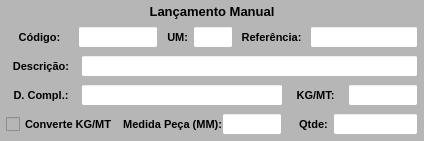
        <widget class="QWidget" name="widget_Cor4" native="true">
         <property name="sizePolicy">
          <sizepolicy hsizetype="Preferred" vsizetype="Preferred">
           <horstretch>0</horstretch>
           <verstretch>0</verstretch>
          </sizepolicy>
         </property>
         <property name="minimumSize">
          <size>
           <width>0</width>
           <height>0</height>
          </size>
         </property>
         <property name="maximumSize">
          <size>
           <width>16777215</width>
           <height>16777215</height>
          </size>
         </property>
         <property name="styleSheet">
          <string notr="true">background-color: rgb(182, 182, 182);</string>
         </property>
         <layout class="QVBoxLayout" name="verticalLayout_4">
          <property name="spacing">
           <number>1</number>
          </property>
          <property name="leftMargin">
           <number>1</number>
          </property>
          <property name="topMargin">
           <number>1</number>
          </property>
          <property name="rightMargin">
           <number>1</number>
          </property>
          <property name="bottomMargin">
           <number>3</number>
          </property>
          <item>
           <widget class="QWidget" name="widget_16" native="true">
            <property name="minimumSize">
             <size>
              <width>0</width>
              <height>0</height>
             </size>
            </property>
            <property name="maximumSize">
             <size>
              <width>16777215</width>
              <height>25</height>
             </size>
            </property>
            <property name="styleSheet">
             <string notr="true"/>
            </property>
            <layout class="QHBoxLayout" name="horizontalLayout_17">
             <property name="spacing">
              <number>3</number>
             </property>
             <property name="leftMargin">
              <number>3</number>
             </property>
             <property name="topMargin">
              <number>3</number>
             </property>
             <property name="rightMargin">
              <number>3</number>
             </property>
             <property name="bottomMargin">
              <number>3</number>
             </property>
             <item>
              <widget class="QLabel" name="label_52">
               <property name="maximumSize">
                <size>
                 <width>16777215</width>
                 <height>16777215</height>
                </size>
               </property>
               <property name="font">
                <font>
                 <pointsize>10</pointsize>
                 <weight>75</weight>
                 <bold>true</bold>
                </font>
               </property>
               <property name="text">
                <string>Lançamento Manual</string>
               </property>
               <property name="alignment">
                <set>Qt::AlignCenter</set>
               </property>
              </widget>
             </item>
            </layout>
           </widget>
          </item>
          <item>
           <widget class="QWidget" name="widget_37" native="true">
            <property name="minimumSize">
             <size>
              <width>0</width>
              <height>0</height>
             </size>
            </property>
            <property name="maximumSize">
             <size>
              <width>16777215</width>
              <height>30</height>
             </size>
            </property>
            <property name="styleSheet">
             <string notr="true"/>
            </property>
            <layout class="QHBoxLayout" name="horizontalLayout_4">
             <property name="spacing">
              <number>5</number>
             </property>
             <property name="leftMargin">
              <number>5</number>
             </property>
             <property name="topMargin">
              <number>3</number>
             </property>
             <property name="rightMargin">
              <number>5</number>
             </property>
             <property name="bottomMargin">
              <number>3</number>
             </property>
             <item>
              <widget class="QLabel" name="label_54">
               <property name="minimumSize">
                <size>
                 <width>0</width>
                 <height>0</height>
                </size>
               </property>
               <property name="maximumSize">
                <size>
                 <width>70</width>
                 <height>16777215</height>
                </size>
               </property>
               <property name="font">
                <font>
                 <pointsize>8</pointsize>
                 <weight>75</weight>
                 <bold>true</bold>
                </font>
               </property>
               <property name="text">
                <string>Código:</string>
               </property>
               <property name="alignment">
                <set>Qt::AlignCenter</set>
               </property>
              </widget>
             </item>
             <item>
              <widget class="QLineEdit" name="line_Codigo_Manu">
               <property name="sizePolicy">
                <sizepolicy hsizetype="Preferred" vsizetype="Preferred">
                 <horstretch>0</horstretch>
                 <verstretch>0</verstretch>
                </sizepolicy>
               </property>
               <property name="minimumSize">
                <size>
                 <width>0</width>
                 <height>0</height>
                </size>
               </property>
               <property name="maximumSize">
                <size>
                 <width>80</width>
                 <height>16777215</height>
                </size>
               </property>
               <property name="font">
                <font>
                 <pointsize>8</pointsize>
                </font>
               </property>
               <property name="styleSheet">
                <string notr="true">background-color: rgb(255, 255, 255);</string>
               </property>
               <property name="alignment">
                <set>Qt::AlignCenter</set>
               </property>
               <property name="placeholderText">
                <string/>
               </property>
              </widget>
             </item>
             <item>
              <widget class="QLabel" name="label_25">
               <property name="maximumSize">
                <size>
                 <width>25</width>
                 <height>16777215</height>
                </size>
               </property>
               <property name="font">
                <font>
                 <pointsize>8</pointsize>
                 <weight>75</weight>
                 <bold>true</bold>
                </font>
               </property>
               <property name="text">
                <string>UM:</string>
               </property>
               <property name="alignment">
                <set>Qt::AlignRight|Qt::AlignTrailing|Qt::AlignVCenter</set>
               </property>
              </widget>
             </item>
             <item>
              <widget class="QLineEdit" name="line_UM_Manu">
               <property name="sizePolicy">
                <sizepolicy hsizetype="Preferred" vsizetype="Preferred">
                 <horstretch>0</horstretch>
                 <verstretch>0</verstretch>
                </sizepolicy>
               </property>
               <property name="minimumSize">
                <size>
                 <width>0</width>
                 <height>0</height>
                </size>
               </property>
               <property name="maximumSize">
                <size>
                 <width>40</width>
                 <height>16777215</height>
                </size>
               </property>
               <property name="font">
                <font>
                 <pointsize>8</pointsize>
                </font>
               </property>
               <property name="styleSheet">
                <string notr="true">background-color: rgb(255, 255, 255);</string>
               </property>
               <property name="alignment">
                <set>Qt::AlignCenter</set>
               </property>
              </widget>
             </item>
             <item>
              <widget class="QLabel" name="label_55">
               <property name="minimumSize">
                <size>
                 <width>0</width>
                 <height>0</height>
                </size>
               </property>
               <property name="maximumSize">
                <size>
                 <width>70</width>
                 <height>16777215</height>
                </size>
               </property>
               <property name="font">
                <font>
                 <pointsize>8</pointsize>
                 <weight>75</weight>
                 <bold>true</bold>
                </font>
               </property>
               <property name="text">
                <string>Referência:</string>
               </property>
               <property name="alignment">
                <set>Qt::AlignCenter</set>
               </property>
              </widget>
             </item>
             <item>
              <widget class="QLineEdit" name="line_Referencia_Manu">
               <property name="sizePolicy">
                <sizepolicy hsizetype="Preferred" vsizetype="Preferred">
                 <horstretch>0</horstretch>
                 <verstretch>0</verstretch>
                </sizepolicy>
               </property>
               <property name="minimumSize">
                <size>
                 <width>0</width>
                 <height>0</height>
                </size>
               </property>
               <property name="maximumSize">
                <size>
                 <width>16777215</width>
                 <height>16777215</height>
                </size>
               </property>
               <property name="font">
                <font>
                 <pointsize>8</pointsize>
                </font>
               </property>
               <property name="cursor">
                <cursorShape>IBeamCursor</cursorShape>
               </property>
               <property name="styleSheet">
                <string notr="true">background-color: rgb(255, 255, 255);</string>
               </property>
               <property name="inputMask">
                <string/>
               </property>
               <property name="text">
                <string/>
               </property>
               <property name="maxLength">
                <number>20</number>
               </property>
               <property name="frame">
                <bool>true</bool>
               </property>
               <property name="echoMode">
                <enum>QLineEdit::Normal</enum>
               </property>
               <property name="alignment">
                <set>Qt::AlignLeading|Qt::AlignLeft|Qt::AlignVCenter</set>
               </property>
              </widget>
             </item>
            </layout>
           </widget>
          </item>
          <item>
           <widget class="QWidget" name="widget_14" native="true">
            <property name="minimumSize">
             <size>
              <width>0</width>
              <height>0</height>
             </size>
            </property>
            <property name="maximumSize">
             <size>
              <width>16777215</width>
              <height>30</height>
             </size>
            </property>
            <property name="styleSheet">
             <string notr="true"/>
            </property>
            <layout class="QHBoxLayout" name="horizontalLayout_15">
             <property name="spacing">
              <number>5</number>
             </property>
             <property name="leftMargin">
              <number>5</number>
             </property>
             <property name="topMargin">
              <number>3</number>
             </property>
             <property name="rightMargin">
              <number>5</number>
             </property>
             <property name="bottomMargin">
              <number>3</number>
             </property>
             <item>
              <widget class="QLabel" name="label_49">
               <property name="minimumSize">
                <size>
                 <width>0</width>
                 <height>0</height>
                </size>
               </property>
               <property name="maximumSize">
                <size>
                 <width>70</width>
                 <height>16777215</height>
                </size>
               </property>
               <property name="font">
                <font>
                 <pointsize>8</pointsize>
                 <weight>75</weight>
                 <bold>true</bold>
                </font>
               </property>
               <property name="text">
                <string>Descrição:</string>
               </property>
               <property name="alignment">
                <set>Qt::AlignCenter</set>
               </property>
              </widget>
             </item>
             <item>
              <widget class="QLineEdit" name="line_Descricao_Manu">
               <property name="sizePolicy">
                <sizepolicy hsizetype="Preferred" vsizetype="Preferred">
                 <horstretch>0</horstretch>
                 <verstretch>0</verstretch>
                </sizepolicy>
               </property>
               <property name="minimumSize">
                <size>
                 <width>0</width>
                 <height>0</height>
                </size>
               </property>
               <property name="maximumSize">
                <size>
                 <width>16777215</width>
                 <height>16777215</height>
                </size>
               </property>
               <property name="font">
                <font>
                 <pointsize>8</pointsize>
                </font>
               </property>
               <property name="styleSheet">
                <string notr="true">background-color: rgb(255, 255, 255);</string>
               </property>
               <property name="alignment">
                <set>Qt::AlignLeading|Qt::AlignLeft|Qt::AlignVCenter</set>
               </property>
              </widget>
             </item>
            </layout>
           </widget>
          </item>
          <item>
           <widget class="QWidget" name="widget_36" native="true">
            <property name="minimumSize">
             <size>
              <width>0</width>
              <height>0</height>
             </size>
            </property>
            <property name="maximumSize">
             <size>
              <width>16777215</width>
              <height>30</height>
             </size>
            </property>
            <property name="styleSheet">
             <string notr="true"/>
            </property>
            <layout class="QHBoxLayout" name="horizontalLayout_12">
             <property name="spacing">
              <number>5</number>
             </property>
             <property name="leftMargin">
              <number>5</number>
             </property>
             <property name="topMargin">
              <number>3</number>
             </property>
             <property name="rightMargin">
              <number>5</number>
             </property>
             <property name="bottomMargin">
              <number>3</number>
             </property>
             <item>
              <widget class="QLabel" name="label_61">
               <property name="minimumSize">
                <size>
                 <width>0</width>
                 <height>0</height>
                </size>
               </property>
               <property name="maximumSize">
                <size>
                 <width>70</width>
                 <height>16777215</height>
                </size>
               </property>
               <property name="font">
                <font>
                 <pointsize>8</pointsize>
                 <weight>75</weight>
                 <bold>true</bold>
                </font>
               </property>
               <property name="text">
                <string>D. Compl.:</string>
               </property>
               <property name="alignment">
                <set>Qt::AlignCenter</set>
               </property>
              </widget>
             </item>
             <item>
              <widget class="QLineEdit" name="line_DescrCompl_Manu">
               <property name="sizePolicy">
                <sizepolicy hsizetype="Preferred" vsizetype="Preferred">
                 <horstretch>0</horstretch>
                 <verstretch>0</verstretch>
                </sizepolicy>
               </property>
               <property name="minimumSize">
                <size>
                 <width>0</width>
                 <height>0</height>
                </size>
               </property>
               <property name="maximumSize">
                <size>
                 <width>16777215</width>
                 <height>16777215</height>
                </size>
               </property>
               <property name="font">
                <font>
                 <pointsize>8</pointsize>
                </font>
               </property>
               <property name="styleSheet">
                <string notr="true">background-color: rgb(255, 255, 255);</string>
               </property>
               <property name="alignment">
                <set>Qt::AlignLeading|Qt::AlignLeft|Qt::AlignVCenter</set>
               </property>
              </widget>
             </item>
             <item>
              <widget class="QLabel" name="label_38">
               <property name="minimumSize">
                <size>
                 <width>0</width>
                 <height>0</height>
                </size>
               </property>
               <property name="maximumSize">
                <size>
                 <width>55</width>
                 <height>16777215</height>
                </size>
               </property>
               <property name="font">
                <font>
                 <pointsize>8</pointsize>
                 <weight>75</weight>
                 <bold>true</bold>
                </font>
               </property>
               <property name="text">
                <string>KG/MT:</string>
               </property>
               <property name="alignment">
                <set>Qt::AlignCenter</set>
               </property>
              </widget>
             </item>
             <item>
              <widget class="QLineEdit" name="line_Kg_Manu">
               <property name="sizePolicy">
                <sizepolicy hsizetype="Preferred" vsizetype="Preferred">
                 <horstretch>0</horstretch>
                 <verstretch>0</verstretch>
                </sizepolicy>
               </property>
               <property name="minimumSize">
                <size>
                 <width>0</width>
                 <height>0</height>
                </size>
               </property>
               <property name="maximumSize">
                <size>
                 <width>70</width>
                 <height>16777215</height>
                </size>
               </property>
               <property name="font">
                <font>
                 <pointsize>8</pointsize>
                </font>
               </property>
               <property name="cursor">
                <cursorShape>IBeamCursor</cursorShape>
               </property>
               <property name="styleSheet">
                <string notr="true">background-color: rgb(255, 255, 255);</string>
               </property>
               <property name="inputMask">
                <string/>
               </property>
               <property name="text">
                <string/>
               </property>
               <property name="frame">
                <bool>true</bool>
               </property>
               <property name="echoMode">
                <enum>QLineEdit::Normal</enum>
               </property>
               <property name="alignment">
                <set>Qt::AlignCenter</set>
               </property>
               <property name="placeholderText">
                <string/>
               </property>
              </widget>
             </item>
            </layout>
           </widget>
          </item>
          <item>
           <widget class="QWidget" name="widget_7" native="true">
            <property name="minimumSize">
             <size>
              <width>0</width>
              <height>0</height>
             </size>
            </property>
            <property name="maximumSize">
             <size>
              <width>16777215</width>
              <height>30</height>
             </size>
            </property>
            <layout class="QHBoxLayout" name="horizontalLayout_5">
             <property name="spacing">
              <number>5</number>
             </property>
             <property name="leftMargin">
              <number>5</number>
             </property>
             <property name="topMargin">
              <number>3</number>
             </property>
             <property name="rightMargin">
              <number>5</number>
             </property>
             <property name="bottomMargin">
              <number>3</number>
             </property>
             <item>
              <widget class="QCheckBox" name="check_Converte_Manu">
               <property name="sizePolicy">
                <sizepolicy hsizetype="Preferred" vsizetype="Preferred">
                 <horstretch>0</horstretch>
                 <verstretch>0</verstretch>
                </sizepolicy>
               </property>
               <property name="font">
                <font>
                 <pointsize>8</pointsize>
                 <weight>75</weight>
                 <bold>true</bold>
                </font>
               </property>
               <property name="text">
                <string>Converte KG/MT</string>
               </property>
              </widget>
             </item>
             <item>
              <widget class="QWidget" name="widget_medida_peca" native="true">
               <property name="minimumSize">
                <size>
                 <width>0</width>
                 <height>0</height>
                </size>
               </property>
               <property name="maximumSize">
                <size>
                 <width>210</width>
                 <height>16777215</height>
                </size>
               </property>
               <layout class="QHBoxLayout" name="horizontalLayout_7">
                <property name="spacing">
                 <number>0</number>
                </property>
                <property name="leftMargin">
                 <number>0</number>
                </property>
                <property name="topMargin">
                 <number>0</number>
                </property>
                <property name="rightMargin">
                 <number>0</number>
                </property>
                <property name="bottomMargin">
                 <number>0</number>
                </property>
                <item>
                 <widget class="QLabel" name="label_26">
                  <property name="minimumSize">
                   <size>
                    <width>0</width>
                    <height>0</height>
                   </size>
                  </property>
                  <property name="maximumSize">
                   <size>
                    <width>140</width>
                    <height>16777215</height>
                   </size>
                  </property>
                  <property name="font">
                   <font>
                    <pointsize>8</pointsize>
                    <weight>75</weight>
                    <bold>true</bold>
                   </font>
                  </property>
                  <property name="text">
                   <string>Medida Peça (MM):</string>
                  </property>
                  <property name="alignment">
                   <set>Qt::AlignRight|Qt::AlignTrailing|Qt::AlignVCenter</set>
                  </property>
                 </widget>
                </item>
                <item>
                 <widget class="QLineEdit" name="line_Medida_Manu">
                  <property name="sizePolicy">
                   <sizepolicy hsizetype="Preferred" vsizetype="Preferred">
                    <horstretch>0</horstretch>
                    <verstretch>0</verstretch>
                   </sizepolicy>
                  </property>
                  <property name="minimumSize">
                   <size>
                    <width>0</width>
                    <height>0</height>
                   </size>
                  </property>
                  <property name="maximumSize">
                   <size>
                    <width>60</width>
                    <height>16777215</height>
                   </size>
                  </property>
                  <property name="font">
                   <font>
                    <pointsize>8</pointsize>
                   </font>
                  </property>
                  <property name="styleSheet">
                   <string notr="true">background-color: rgb(255, 255, 255);</string>
                  </property>
                  <property name="alignment">
                   <set>Qt::AlignCenter</set>
                  </property>
                 </widget>
                </item>
               </layout>
              </widget>
             </item>
             <item>
              <widget class="QLabel" name="label_4">
               <property name="text">
                <string/>
               </property>
              </widget>
             </item>
             <item>
              <widget class="QLabel" name="label_37">
               <property name="minimumSize">
                <size>
                 <width>0</width>
                 <height>0</height>
                </size>
               </property>
               <property name="maximumSize">
                <size>
                 <width>45</width>
                 <height>16777215</height>
                </size>
               </property>
               <property name="font">
                <font>
                 <pointsize>8</pointsize>
                 <weight>75</weight>
                 <bold>true</bold>
                </font>
               </property>
               <property name="text">
                <string>Qtde:</string>
               </property>
               <property name="alignment">
                <set>Qt::AlignCenter</set>
               </property>
              </widget>
             </item>
             <item>
              <widget class="QLineEdit" name="line_Qtde_Manu">
               <property name="sizePolicy">
                <sizepolicy hsizetype="Preferred" vsizetype="Preferred">
                 <horstretch>0</horstretch>
                 <verstretch>0</verstretch>
                </sizepolicy>
               </property>
               <property name="minimumSize">
                <size>
                 <width>0</width>
                 <height>0</height>
                </size>
               </property>
               <property name="maximumSize">
                <size>
                 <width>85</width>
                 <height>16777215</height>
                </size>
               </property>
               <property name="font">
                <font>
                 <pointsize>8</pointsize>
                </font>
               </property>
               <property name="cursor">
                <cursorShape>IBeamCursor</cursorShape>
               </property>
               <property name="styleSheet">
                <string notr="true">background-color: rgb(255, 255, 255);</string>
               </property>
               <property name="inputMask">
                <string/>
               </property>
               <property name="text">
                <string/>
               </property>
               <property name="frame">
                <bool>true</bool>
               </property>
               <property name="echoMode">
                <enum>QLineEdit::Normal</enum>
               </property>
               <property name="alignment">
                <set>Qt::AlignCenter</set>
               </property>
               <property name="placeholderText">
                <string/>
               </property>
              </widget>
             </item>
            </layout>
           </widget>
          </item>
         </layout>
        </widget>
